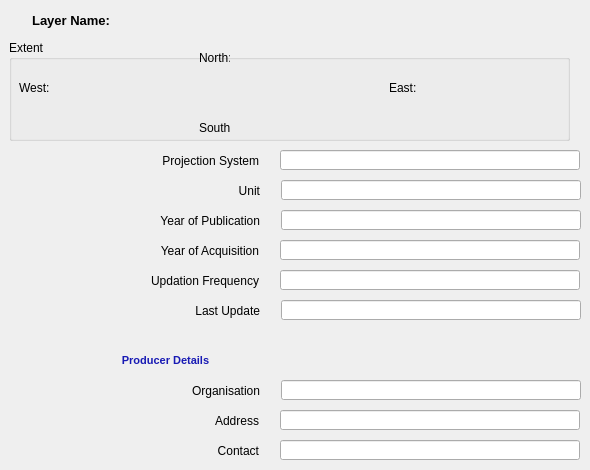
   <widget class="QWidget" name="description">
    <attribute name="title">
     <string>Description</string>
    </attribute>
    <widget class="QLabel" name="SelectLayerLabel_7">
     <property name="geometry">
      <rect>
       <x>9</x>
       <y>150</y>
       <width>250</width>
       <height>21</height>
      </rect>
     </property>
     <property name="minimumSize">
      <size>
       <width>150</width>
       <height>0</height>
      </size>
     </property>
     <property name="maximumSize">
      <size>
       <width>250</width>
       <height>300</height>
      </size>
     </property>
     <property name="text">
      <string>Projection System</string>
     </property>
     <property name="scaledContents">
      <bool>false</bool>
     </property>
     <property name="alignment">
      <set>Qt::AlignRight|Qt::AlignTrailing|Qt::AlignVCenter</set>
     </property>
    </widget>
    <widget class="QLineEdit" name="projSystemTxtEdit">
     <property name="geometry">
      <rect>
       <x>280</x>
       <y>150</y>
       <width>300</width>
       <height>20</height>
      </rect>
     </property>
     <property name="minimumSize">
      <size>
       <width>300</width>
       <height>0</height>
      </size>
     </property>
     <property name="maximumSize">
      <size>
       <width>300</width>
       <height>16777215</height>
      </size>
     </property>
     <property name="toolTip">
      <string/>
     </property>
     <property name="text">
      <string/>
     </property>
     <property name="readOnly">
      <bool>true</bool>
     </property>
     <property name="placeholderText">
      <string/>
     </property>
    </widget>
    <widget class="QLineEdit" name="unitDashBoard">
     <property name="geometry">
      <rect>
       <x>281</x>
       <y>180</y>
       <width>300</width>
       <height>20</height>
      </rect>
     </property>
     <property name="minimumSize">
      <size>
       <width>300</width>
       <height>0</height>
      </size>
     </property>
     <property name="maximumSize">
      <size>
       <width>300</width>
       <height>16777215</height>
      </size>
     </property>
     <property name="toolTip">
      <string/>
     </property>
     <property name="text">
      <string/>
     </property>
     <property name="readOnly">
      <bool>true</bool>
     </property>
     <property name="placeholderText">
      <string/>
     </property>
    </widget>
    <widget class="QLabel" name="SelectLayerLabel_8">
     <property name="geometry">
      <rect>
       <x>10</x>
       <y>180</y>
       <width>250</width>
       <height>21</height>
      </rect>
     </property>
     <property name="minimumSize">
      <size>
       <width>150</width>
       <height>0</height>
      </size>
     </property>
     <property name="maximumSize">
      <size>
       <width>250</width>
       <height>300</height>
      </size>
     </property>
     <property name="text">
      <string>Unit</string>
     </property>
     <property name="scaledContents">
      <bool>false</bool>
     </property>
     <property name="alignment">
      <set>Qt::AlignRight|Qt::AlignTrailing|Qt::AlignVCenter</set>
     </property>
    </widget>
    <widget class="QLineEdit" name="datepublishedDB">
     <property name="geometry">
      <rect>
       <x>281</x>
       <y>210</y>
       <width>300</width>
       <height>20</height>
      </rect>
     </property>
     <property name="minimumSize">
      <size>
       <width>300</width>
       <height>0</height>
      </size>
     </property>
     <property name="maximumSize">
      <size>
       <width>300</width>
       <height>16777215</height>
      </size>
     </property>
     <property name="toolTip">
      <string/>
     </property>
     <property name="text">
      <string/>
     </property>
     <property name="readOnly">
      <bool>true</bool>
     </property>
     <property name="placeholderText">
      <string/>
     </property>
    </widget>
    <widget class="QLabel" name="SelectLayerLabel_9">
     <property name="geometry">
      <rect>
       <x>10</x>
       <y>210</y>
       <width>250</width>
       <height>21</height>
      </rect>
     </property>
     <property name="minimumSize">
      <size>
       <width>150</width>
       <height>0</height>
      </size>
     </property>
     <property name="maximumSize">
      <size>
       <width>250</width>
       <height>300</height>
      </size>
     </property>
     <property name="text">
      <string>Year of Publication</string>
     </property>
     <property name="scaledContents">
      <bool>false</bool>
     </property>
     <property name="alignment">
      <set>Qt::AlignRight|Qt::AlignTrailing|Qt::AlignVCenter</set>
     </property>
    </widget>
    <widget class="QLabel" name="SelectLayerLabel_10">
     <property name="geometry">
      <rect>
       <x>9</x>
       <y>240</y>
       <width>250</width>
       <height>21</height>
      </rect>
     </property>
     <property name="minimumSize">
      <size>
       <width>150</width>
       <height>0</height>
      </size>
     </property>
     <property name="maximumSize">
      <size>
       <width>250</width>
       <height>300</height>
      </size>
     </property>
     <property name="text">
      <string>Year of Acquisition</string>
     </property>
     <property name="scaledContents">
      <bool>false</bool>
     </property>
     <property name="alignment">
      <set>Qt::AlignRight|Qt::AlignTrailing|Qt::AlignVCenter</set>
     </property>
    </widget>
    <widget class="QLineEdit" name="dateacquired">
     <property name="geometry">
      <rect>
       <x>280</x>
       <y>240</y>
       <width>300</width>
       <height>20</height>
      </rect>
     </property>
     <property name="minimumSize">
      <size>
       <width>300</width>
       <height>0</height>
      </size>
     </property>
     <property name="maximumSize">
      <size>
       <width>300</width>
       <height>16777215</height>
      </size>
     </property>
     <property name="toolTip">
      <string/>
     </property>
     <property name="text">
      <string/>
     </property>
     <property name="readOnly">
      <bool>true</bool>
     </property>
     <property name="placeholderText">
      <string/>
     </property>
    </widget>
    <widget class="QLineEdit" name="updationfrequency">
     <property name="geometry">
      <rect>
       <x>280</x>
       <y>270</y>
       <width>300</width>
       <height>20</height>
      </rect>
     </property>
     <property name="minimumSize">
      <size>
       <width>300</width>
       <height>0</height>
      </size>
     </property>
     <property name="maximumSize">
      <size>
       <width>300</width>
       <height>16777215</height>
      </size>
     </property>
     <property name="toolTip">
      <string/>
     </property>
     <property name="text">
      <string/>
     </property>
     <property name="readOnly">
      <bool>true</bool>
     </property>
     <property name="placeholderText">
      <string/>
     </property>
    </widget>
    <widget class="QLabel" name="SelectLayerLabel_11">
     <property name="geometry">
      <rect>
       <x>9</x>
       <y>270</y>
       <width>250</width>
       <height>21</height>
      </rect>
     </property>
     <property name="minimumSize">
      <size>
       <width>150</width>
       <height>0</height>
      </size>
     </property>
     <property name="maximumSize">
      <size>
       <width>250</width>
       <height>300</height>
      </size>
     </property>
     <property name="text">
      <string>Updation Frequency</string>
     </property>
     <property name="scaledContents">
      <bool>false</bool>
     </property>
     <property name="alignment">
      <set>Qt::AlignRight|Qt::AlignTrailing|Qt::AlignVCenter</set>
     </property>
    </widget>
    <widget class="QLineEdit" name="lastupdate">
     <property name="geometry">
      <rect>
       <x>281</x>
       <y>300</y>
       <width>300</width>
       <height>20</height>
      </rect>
     </property>
     <property name="minimumSize">
      <size>
       <width>300</width>
       <height>0</height>
      </size>
     </property>
     <property name="maximumSize">
      <size>
       <width>300</width>
       <height>16777215</height>
      </size>
     </property>
     <property name="toolTip">
      <string/>
     </property>
     <property name="text">
      <string/>
     </property>
     <property name="readOnly">
      <bool>true</bool>
     </property>
     <property name="placeholderText">
      <string/>
     </property>
    </widget>
    <widget class="QLabel" name="SelectLayerLabel_12">
     <property name="geometry">
      <rect>
       <x>10</x>
       <y>300</y>
       <width>250</width>
       <height>21</height>
      </rect>
     </property>
     <property name="minimumSize">
      <size>
       <width>150</width>
       <height>0</height>
      </size>
     </property>
     <property name="maximumSize">
      <size>
       <width>250</width>
       <height>300</height>
      </size>
     </property>
     <property name="text">
      <string>Last Update</string>
     </property>
     <property name="scaledContents">
      <bool>false</bool>
     </property>
     <property name="alignment">
      <set>Qt::AlignRight|Qt::AlignTrailing|Qt::AlignVCenter</set>
     </property>
    </widget>
    <widget class="QLineEdit" name="organisation">
     <property name="geometry">
      <rect>
       <x>281</x>
       <y>380</y>
       <width>300</width>
       <height>20</height>
      </rect>
     </property>
     <property name="minimumSize">
      <size>
       <width>300</width>
       <height>0</height>
      </size>
     </property>
     <property name="maximumSize">
      <size>
       <width>300</width>
       <height>16777215</height>
      </size>
     </property>
     <property name="toolTip">
      <string/>
     </property>
     <property name="text">
      <string/>
     </property>
     <property name="readOnly">
      <bool>true</bool>
     </property>
     <property name="placeholderText">
      <string/>
     </property>
    </widget>
    <widget class="QLabel" name="SelectLayerLabel_13">
     <property name="geometry">
      <rect>
       <x>10</x>
       <y>380</y>
       <width>250</width>
       <height>21</height>
      </rect>
     </property>
     <property name="minimumSize">
      <size>
       <width>150</width>
       <height>0</height>
      </size>
     </property>
     <property name="maximumSize">
      <size>
       <width>250</width>
       <height>300</height>
      </size>
     </property>
     <property name="text">
      <string>Organisation</string>
     </property>
     <property name="scaledContents">
      <bool>false</bool>
     </property>
     <property name="alignment">
      <set>Qt::AlignRight|Qt::AlignTrailing|Qt::AlignVCenter</set>
     </property>
    </widget>
    <widget class="QLabel" name="SelectLayerLabel_14">
     <property name="geometry">
      <rect>
       <x>9</x>
       <y>410</y>
       <width>250</width>
       <height>21</height>
      </rect>
     </property>
     <property name="minimumSize">
      <size>
       <width>150</width>
       <height>0</height>
      </size>
     </property>
     <property name="maximumSize">
      <size>
       <width>250</width>
       <height>300</height>
      </size>
     </property>
     <property name="text">
      <string>Address</string>
     </property>
     <property name="scaledContents">
      <bool>false</bool>
     </property>
     <property name="alignment">
      <set>Qt::AlignRight|Qt::AlignTrailing|Qt::AlignVCenter</set>
     </property>
    </widget>
    <widget class="QLineEdit" name="address">
     <property name="geometry">
      <rect>
       <x>280</x>
       <y>410</y>
       <width>300</width>
       <height>20</height>
      </rect>
     </property>
     <property name="minimumSize">
      <size>
       <width>300</width>
       <height>0</height>
      </size>
     </property>
     <property name="maximumSize">
      <size>
       <width>300</width>
       <height>16777215</height>
      </size>
     </property>
     <property name="toolTip">
      <string/>
     </property>
     <property name="text">
      <string/>
     </property>
     <property name="readOnly">
      <bool>true</bool>
     </property>
     <property name="placeholderText">
      <string/>
     </property>
    </widget>
    <widget class="QLineEdit" name="contact">
     <property name="geometry">
      <rect>
       <x>280</x>
       <y>440</y>
       <width>300</width>
       <height>20</height>
      </rect>
     </property>
     <property name="minimumSize">
      <size>
       <width>300</width>
       <height>0</height>
      </size>
     </property>
     <property name="maximumSize">
      <size>
       <width>300</width>
       <height>16777215</height>
      </size>
     </property>
     <property name="toolTip">
      <string/>
     </property>
     <property name="text">
      <string/>
     </property>
     <property name="readOnly">
      <bool>true</bool>
     </property>
     <property name="placeholderText">
      <string/>
     </property>
    </widget>
    <widget class="QLabel" name="SelectLayerLabel_15">
     <property name="geometry">
      <rect>
       <x>9</x>
       <y>440</y>
       <width>250</width>
       <height>21</height>
      </rect>
     </property>
     <property name="minimumSize">
      <size>
       <width>150</width>
       <height>0</height>
      </size>
     </property>
     <property name="maximumSize">
      <size>
       <width>250</width>
       <height>300</height>
      </size>
     </property>
     <property name="text">
      <string>Contact</string>
     </property>
     <property name="scaledContents">
      <bool>false</bool>
     </property>
     <property name="alignment">
      <set>Qt::AlignRight|Qt::AlignTrailing|Qt::AlignVCenter</set>
     </property>
    </widget>
    <widget class="QLabel" name="title_label">
     <property name="geometry">
      <rect>
       <x>0</x>
       <y>350</y>
       <width>331</width>
       <height>21</height>
      </rect>
     </property>
     <property name="font">
      <font>
       <pointsize>6</pointsize>
       <weight>50</weight>
       <italic>false</italic>
       <bold>false</bold>
       <kerning>false</kerning>
      </font>
     </property>
     <property name="text">
      <string>&lt;!DOCTYPE HTML PUBLIC &quot;-//W3C//DTD HTML 4.0//EN&quot; &quot;http://www.w3.org/TR/REC-html40/strict.dtd&quot;&gt;
&lt;html&gt;&lt;head&gt;&lt;meta name=&quot;qrichtext&quot; content=&quot;1&quot; /&gt;&lt;style type=&quot;text/css&quot;&gt;
p, li { white-space: pre-wrap; }
&lt;/style&gt;&lt;/head&gt;&lt;body style=&quot; font-family:'MS Shell Dlg 2'; font-size:6pt; font-weight:400; font-style:normal;&quot;&gt;
&lt;p style=&quot; margin-top:0px; margin-bottom:0px; margin-left:0px; margin-right:0px; -qt-block-indent:0; text-indent:0px;&quot;&gt;&lt;span style=&quot; font-family:'Sans Serif'; font-size:8pt; font-weight:600; color:#181ab4;&quot;&gt;Producer Details&lt;/span&gt;&lt;/p&gt;&lt;/body&gt;&lt;/html&gt;</string>
     </property>
     <property name="alignment">
      <set>Qt::AlignCenter</set>
     </property>
    </widget>
    <widget class="QGroupBox" name="groupBox">
     <property name="geometry">
      <rect>
       <x>9</x>
       <y>40</y>
       <width>561</width>
       <height>101</height>
      </rect>
     </property>
     <property name="title">
      <string>Extent</string>
     </property>
     <widget class="QLabel" name="label">
      <property name="geometry">
       <rect>
        <x>10</x>
        <y>40</y>
        <width>31</width>
        <height>16</height>
       </rect>
      </property>
      <property name="text">
       <string>West:</string>
      </property>
     </widget>
     <widget class="QLabel" name="label_2">
      <property name="geometry">
       <rect>
        <x>380</x>
        <y>40</y>
        <width>31</width>
        <height>16</height>
       </rect>
      </property>
      <property name="text">
       <string>East:</string>
      </property>
     </widget>
     <widget class="QLabel" name="label_3">
      <property name="geometry">
       <rect>
        <x>190</x>
        <y>80</y>
        <width>31</width>
        <height>16</height>
       </rect>
      </property>
      <property name="text">
       <string>South:</string>
      </property>
     </widget>
     <widget class="QLabel" name="label_4">
      <property name="geometry">
       <rect>
        <x>190</x>
        <y>10</y>
        <width>31</width>
        <height>16</height>
       </rect>
      </property>
      <property name="text">
       <string>North:</string>
      </property>
     </widget>
     <widget class="QLabel" name="westBound">
      <property name="geometry">
       <rect>
        <x>50</x>
        <y>40</y>
        <width>131</width>
        <height>16</height>
       </rect>
      </property>
      <property name="text">
       <string/>
      </property>
     </widget>
     <widget class="QLabel" name="northBound">
      <property name="geometry">
       <rect>
        <x>230</x>
        <y>10</y>
        <width>141</width>
        <height>16</height>
       </rect>
      </property>
      <property name="text">
       <string/>
      </property>
     </widget>
     <widget class="QLabel" name="southBound">
      <property name="geometry">
       <rect>
        <x>230</x>
        <y>80</y>
        <width>131</width>
        <height>16</height>
       </rect>
      </property>
      <property name="text">
       <string/>
      </property>
     </widget>
     <widget class="QLabel" name="eastBound">
      <property name="geometry">
       <rect>
        <x>420</x>
        <y>40</y>
        <width>131</width>
        <height>16</height>
       </rect>
      </property>
      <property name="text">
       <string/>
      </property>
     </widget>
    </widget>
    <widget class="QLabel" name="SelectLayerLabel_16">
     <property name="geometry">
      <rect>
       <x>10</x>
       <y>10</y>
       <width>100</width>
       <height>20</height>
      </rect>
     </property>
     <property name="minimumSize">
      <size>
       <width>100</width>
       <height>0</height>
      </size>
     </property>
     <property name="maximumSize">
      <size>
       <width>150</width>
       <height>16777215</height>
      </size>
     </property>
     <property name="font">
      <font>
       <pointsize>10</pointsize>
       <weight>75</weight>
       <bold>true</bold>
      </font>
     </property>
     <property name="frameShadow">
      <enum>QFrame::Sunken</enum>
     </property>
     <property name="text">
      <string>Layer Name:</string>
     </property>
     <property name="alignment">
      <set>Qt::AlignRight|Qt::AlignTrailing|Qt::AlignVCenter</set>
     </property>
    </widget>
    <widget class="QLabel" name="layerNameLabel">
     <property name="geometry">
      <rect>
       <x>130</x>
       <y>10</y>
       <width>431</width>
       <height>20</height>
      </rect>
     </property>
     <property name="minimumSize">
      <size>
       <width>100</width>
       <height>0</height>
      </size>
     </property>
     <property name="maximumSize">
      <size>
       <width>500</width>
       <height>16777215</height>
      </size>
     </property>
     <property name="font">
      <font>
       <pointsize>10</pointsize>
       <weight>75</weight>
       <bold>true</bold>
       <underline>true</underline>
      </font>
     </property>
     <property name="frameShadow">
      <enum>QFrame::Sunken</enum>
     </property>
     <property name="lineWidth">
      <number>2</number>
     </property>
     <property name="text">
      <string/>
     </property>
     <property name="wordWrap">
      <bool>true</bool>
     </property>
    </widget>
   </widget>
